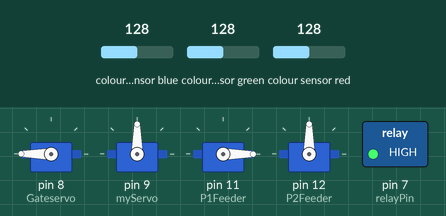
A sketch run on a simulated Arduino Uno, built with avr-gcc and run on an emulated ATmega328P. Parts: 4 × servo, switched loads named in the sketch (green lamp = pin HIGH). Wiring (inferred from the names in the program): TCS3200 colour sensor: output pin 6; S2 pin 4; S3 pin 5; S0 pin 2; S1 pin 3. The inputs (shaded band) are chosen by the test bench; at power-on: colour sensor blue 128, colour sensor green 128, colour sensor red 128. Pins used as bus, display or sensor lines are not drawn; what the sketch prints to the serial monitor is not drawn.

Above: at 0.1 s.
At 1.0 s:
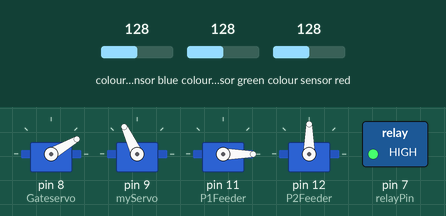
At 3.2 s:
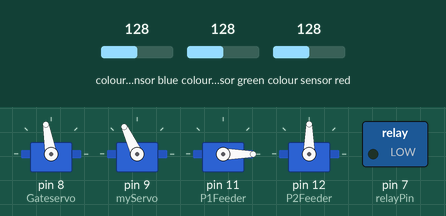
At 7.2 s:
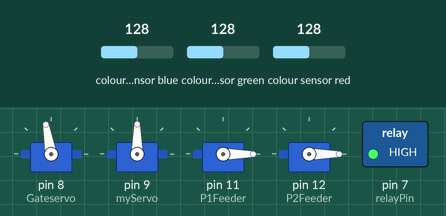
Timing chart, 0 to 8.7 s (numbered marks = the images above):
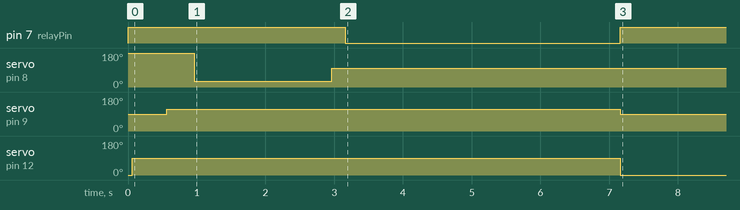

Measured:
- by itself, pin 7 (relayPin): HIGH → LOW at 3.2 s, → HIGH 4.0 s later
- by itself, servo on pin 8 (Gateservo): 180° → 30° at 0.96 s, → 100° 2.0 s later
- by itself, servo on pin 9 (myServo): 90° → 115° at 0.56 s, → 90° 6.6 s later
- by itself, servo on pin 12 (P2Feeder): 0° → 90° at 0.06 s, → 0° 7.1 s later

The sketch:

sortingggg67.ino
```cpp
#include <Servo.h>
#include <Wire.h>

#define S0 2
#define S1 3
#define S2 4
#define S3 5
#define sensorOut 6
#define relayPin 7
#define echo A0
#define trig A2

Servo myServo;
Servo Gateservo;
Servo P1Feeder;
Servo P2Feeder;

int red = 0;
int green = 0;
int blue = 0;
const int detectionThreshold = 180;

volatile int activePlayer = 0;
volatile int p1_pending_points = 0;
volatile int p2_pending_points = 0;

int lastShootingPlayer = 1;
int startupBallsProcessed = 0;

void setup() {
  pinMode(S0, OUTPUT);
  pinMode(S1, OUTPUT);
  pinMode(S2, OUTPUT);
  pinMode(S3, OUTPUT);
  pinMode(sensorOut, INPUT);
  pinMode(relayPin, OUTPUT);
  pinMode(trig, OUTPUT);
  pinMode(echo, INPUT);

  digitalWrite(relayPin, HIGH);
  digitalWrite(S0, HIGH);
  digitalWrite(S1, LOW);

  Gateservo.attach(8);
  myServo.attach(9);
  P1Feeder.attach(11);
  P2Feeder.attach(12);

  Gateservo.write(180);
  myServo.write(90);
  P1Feeder.write(0);
  P2Feeder.write(0);

  Serial.begin(9600);
  Wire.begin(8);
  Wire.onReceive(receiveEvent);
  Wire.onRequest(requestEvent);

  Serial.println("System Ready - Waiting for 4 Startup Balls...");
}

int readColor(bool s2, bool s3) {
  digitalWrite(S2, s2);
  digitalWrite(S3, s3);
  delay(20);
  int val = pulseIn(sensorOut, LOW, 10000);
  if (val == 0) return 999;
  return val;
}

int getDistance() {
  digitalWrite(trig, LOW);
  delayMicroseconds(2);
  digitalWrite(trig, HIGH);
  delayMicroseconds(10);
  digitalWrite(trig, LOW);
  long duration = pulseIn(echo, HIGH, 30000);
  if(duration == 0) return 999;
  return duration * 0.034 / 2;
}

void receiveEvent(int howMany) {
  if (Wire.available()) {
    activePlayer = Wire.read();
    if (activePlayer == 1 || activePlayer == 2) {
      lastShootingPlayer = activePlayer;
    }
  }
}

void requestEvent() {
  Wire.write(p1_pending_points / 10);
  Wire.write(p2_pending_points / 10);
  p1_pending_points = 0;
  p2_pending_points = 0;
}

void loop() {
  red = readColor(LOW, LOW);
  green = readColor(HIGH, HIGH);
  blue = readColor(LOW, HIGH);

  if (red < detectionThreshold || green < detectionThreshold || blue < detectionThreshold) {
    bool isTarget = false;
    int targetAngle = 90;

    if (green < (red - 20) && green < (blue - 20)) {
      targetAngle = 65;
      isTarget = true;
    } else if (red < 130 && green < 130 && blue < 130 && abs(red - green) < 15 && !(green < red - 10)) {
      targetAngle = 115;
      isTarget = true;
    }

    if (isTarget) {
      startupBallsProcessed++;

      int pointsScored = 0;
      if (startupBallsProcessed > 4) {
        int dist = getDistance();
        pointsScored = (dist < 15) ? 100 : 50;
      }

      int routingPlayer = lastShootingPlayer;
      if (startupBallsProcessed <= 4) {
         routingPlayer = (startupBallsProcessed % 2 == 0) ? 1 : 2;
      }

      if (routingPlayer == 1) p1_pending_points += pointsScored;
      if (routingPlayer == 2) p2_pending_points += pointsScored;

      if (routingPlayer == 1) {

        P1Feeder.write(90);
        P2Feeder.write(0);
      } else if (routingPlayer == 2) {

        P2Feeder.write(90);
        P1Feeder.write(0);
      }
      delay(500);

      myServo.write(targetAngle);
      delay(400);
      Gateservo.write(30);
      delay(2000);
      Gateservo.write(100);
      delay(200);

      digitalWrite(relayPin, LOW);
      delay(4000);
      digitalWrite(relayPin, HIGH);

      myServo.write(90);
      P1Feeder.write(0);
      P2Feeder.write(0);

      // SENSOR SPAM FIX: System halts here until ball clears sensor
      while (readColor(LOW, LOW) < detectionThreshold) {
         delay(200);
      }
    }
    else {
      delay(1000);
    }
  }
}
```
